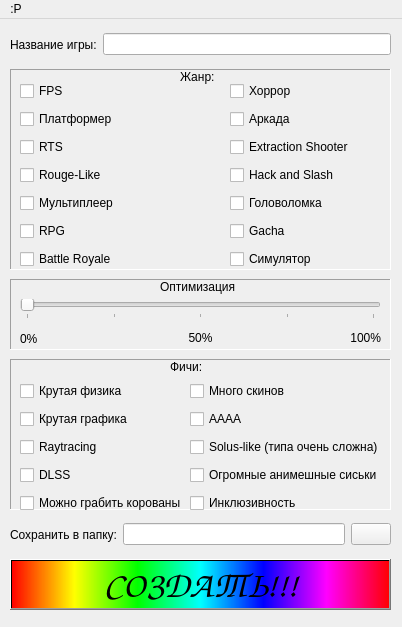
<?xml version="1.0" encoding="UTF-8"?>
<ui version="4.0">
 <class>MainWindow</class>
 <widget class="QMainWindow" name="MainWindow">
  <property name="geometry">
   <rect>
    <x>0</x>
    <y>0</y>
    <width>402</width>
    <height>627</height>
   </rect>
  </property>
  <property name="sizePolicy">
   <sizepolicy hsizetype="Preferred" vsizetype="Preferred">
    <horstretch>0</horstretch>
    <verstretch>0</verstretch>
   </sizepolicy>
  </property>
  <property name="windowTitle">
   <string>Генератор игр v0.01</string>
  </property>
  <property name="tabShape">
   <enum>QTabWidget::TabShape::Rounded</enum>
  </property>
  <widget class="QWidget" name="centralwidget">
   <widget class="QFrame" name="genre_fr">
    <property name="geometry">
     <rect>
      <x>10</x>
      <y>50</y>
      <width>381</width>
      <height>201</height>
     </rect>
    </property>
    <property name="autoFillBackground">
     <bool>false</bool>
    </property>
    <property name="frameShape">
     <enum>QFrame::Shape::Panel</enum>
    </property>
    <property name="frameShadow">
     <enum>QFrame::Shadow::Sunken</enum>
    </property>
    <widget class="QLabel" name="label">
     <property name="geometry">
      <rect>
       <x>170</x>
       <y>0</y>
       <width>49</width>
       <height>16</height>
      </rect>
     </property>
     <property name="text">
      <string>Жанр:</string>
     </property>
    </widget>
    <widget class="QWidget" name="verticalLayoutWidget">
     <property name="geometry">
      <rect>
       <x>10</x>
       <y>10</y>
       <width>160</width>
       <height>192</height>
      </rect>
     </property>
     <layout class="QVBoxLayout" name="genre">
      <item>
       <widget class="QCheckBox" name="checkBox_3">
        <property name="text">
         <string>FPS</string>
        </property>
       </widget>
      </item>
      <item>
       <widget class="QCheckBox" name="checkBox">
        <property name="text">
         <string>Платформер</string>
        </property>
       </widget>
      </item>
      <item>
       <widget class="QCheckBox" name="checkBox_2">
        <property name="text">
         <string>RTS</string>
        </property>
       </widget>
      </item>
      <item>
       <widget class="QCheckBox" name="checkBox_6">
        <property name="text">
         <string>Rouge-Like</string>
        </property>
       </widget>
      </item>
      <item>
       <widget class="QCheckBox" name="checkBox_5">
        <property name="text">
         <string>Мультиплеер</string>
        </property>
       </widget>
      </item>
      <item>
       <widget class="QCheckBox" name="checkBox_4">
        <property name="text">
         <string>RPG</string>
        </property>
       </widget>
      </item>
      <item>
       <widget class="QCheckBox" name="checkBox_7">
        <property name="text">
         <string>Battle Royale</string>
        </property>
       </widget>
      </item>
     </layout>
    </widget>
    <widget class="QWidget" name="verticalLayoutWidget_5">
     <property name="geometry">
      <rect>
       <x>220</x>
       <y>10</y>
       <width>151</width>
       <height>192</height>
      </rect>
     </property>
     <layout class="QVBoxLayout" name="genre_2">
      <item>
       <widget class="QCheckBox" name="checkBox_13">
        <property name="text">
         <string>Хоррор</string>
        </property>
       </widget>
      </item>
      <item>
       <widget class="QCheckBox" name="checkBox_14">
        <property name="text">
         <string>Аркада</string>
        </property>
       </widget>
      </item>
      <item>
       <widget class="QCheckBox" name="checkBox_15">
        <property name="text">
         <string>Extraction Shooter</string>
        </property>
       </widget>
      </item>
      <item>
       <widget class="QCheckBox" name="checkBox_16">
        <property name="text">
         <string>Hack and Slash</string>
        </property>
       </widget>
      </item>
      <item>
       <widget class="QCheckBox" name="checkBox_17">
        <property name="text">
         <string>Головоломка</string>
        </property>
       </widget>
      </item>
      <item>
       <widget class="QCheckBox" name="checkBox_18">
        <property name="text">
         <string>Gacha</string>
        </property>
       </widget>
      </item>
      <item>
       <widget class="QCheckBox" name="checkBox_19">
        <property name="text">
         <string>Симулятор</string>
        </property>
       </widget>
      </item>
     </layout>
    </widget>
   </widget>
   <widget class="QFrame" name="optimization">
    <property name="geometry">
     <rect>
      <x>10</x>
      <y>260</y>
      <width>381</width>
      <height>71</height>
     </rect>
    </property>
    <property name="frameShape">
     <enum>QFrame::Shape::Panel</enum>
    </property>
    <property name="frameShadow">
     <enum>QFrame::Shadow::Sunken</enum>
    </property>
    <widget class="QWidget" name="verticalLayoutWidget_2">
     <property name="geometry">
      <rect>
       <x>10</x>
       <y>20</y>
       <width>361</width>
       <height>53</height>
      </rect>
     </property>
     <layout class="QVBoxLayout" name="optimization_l">
      <property name="spacing">
       <number>6</number>
      </property>
      <item>
       <widget class="QSlider" name="optimization_slider">
        <property name="maximum">
         <number>4</number>
        </property>
        <property name="singleStep">
         <number>1</number>
        </property>
        <property name="pageStep">
         <number>1</number>
        </property>
        <property name="value">
         <number>0</number>
        </property>
        <property name="tracking">
         <bool>false</bool>
        </property>
        <property name="orientation">
         <enum>Qt::Orientation::Horizontal</enum>
        </property>
        <property name="invertedAppearance">
         <bool>false</bool>
        </property>
        <property name="invertedControls">
         <bool>false</bool>
        </property>
        <property name="tickPosition">
         <enum>QSlider::TickPosition::TicksBelow</enum>
        </property>
        <property name="tickInterval">
         <number>1</number>
        </property>
       </widget>
      </item>
      <item>
       <layout class="QHBoxLayout" name="percent_l">
        <item>
         <widget class="QLabel" name="zero">
          <property name="text">
           <string>0%</string>
          </property>
         </widget>
        </item>
        <item>
         <widget class="QLabel" name="fifty">
          <property name="text">
           <string>&lt;html&gt;&lt;head/&gt;&lt;body&gt;&lt;p align=&quot;center&quot;&gt;50%&lt;/p&gt;&lt;/body&gt;&lt;/html&gt;</string>
          </property>
         </widget>
        </item>
        <item>
         <widget class="QLabel" name="one_hundred">
          <property name="text">
           <string>&lt;html&gt;&lt;head/&gt;&lt;body&gt;&lt;p align=&quot;right&quot;&gt;100%&lt;/p&gt;&lt;/body&gt;&lt;/html&gt;</string>
          </property>
         </widget>
        </item>
       </layout>
      </item>
     </layout>
    </widget>
    <widget class="QLabel" name="label_5">
     <property name="geometry">
      <rect>
       <x>150</x>
       <y>0</y>
       <width>81</width>
       <height>16</height>
      </rect>
     </property>
     <property name="text">
      <string>Оптимизация</string>
     </property>
    </widget>
   </widget>
   <widget class="QFrame" name="features_fr">
    <property name="geometry">
     <rect>
      <x>10</x>
      <y>340</y>
      <width>381</width>
      <height>151</height>
     </rect>
    </property>
    <property name="frameShape">
     <enum>QFrame::Shape::Panel</enum>
    </property>
    <property name="frameShadow">
     <enum>QFrame::Shadow::Sunken</enum>
    </property>
    <widget class="QLabel" name="features_l">
     <property name="geometry">
      <rect>
       <x>160</x>
       <y>0</y>
       <width>49</width>
       <height>16</height>
      </rect>
     </property>
     <property name="text">
      <string>Фичи:</string>
     </property>
    </widget>
    <widget class="QWidget" name="verticalLayoutWidget_3">
     <property name="geometry">
      <rect>
       <x>10</x>
       <y>20</y>
       <width>172</width>
       <height>136</height>
      </rect>
     </property>
     <layout class="QVBoxLayout" name="features">
      <item>
       <widget class="QCheckBox" name="checkBox_10">
        <property name="text">
         <string>Крутая физика</string>
        </property>
       </widget>
      </item>
      <item>
       <widget class="QCheckBox" name="checkBox_11">
        <property name="text">
         <string>Крутая графика</string>
        </property>
       </widget>
      </item>
      <item>
       <widget class="QCheckBox" name="checkBox_8">
        <property name="text">
         <string>Raytracing</string>
        </property>
       </widget>
      </item>
      <item>
       <widget class="QCheckBox" name="checkBox_9">
        <property name="text">
         <string>DLSS</string>
        </property>
       </widget>
      </item>
      <item>
       <widget class="QCheckBox" name="checkBox_12">
        <property name="text">
         <string>Можно грабить корованы</string>
        </property>
       </widget>
      </item>
     </layout>
    </widget>
    <widget class="QWidget" name="verticalLayoutWidget_6">
     <property name="geometry">
      <rect>
       <x>180</x>
       <y>20</y>
       <width>201</width>
       <height>136</height>
      </rect>
     </property>
     <layout class="QVBoxLayout" name="features_2">
      <item>
       <widget class="QCheckBox" name="checkBox_20">
        <property name="text">
         <string>Много скинов</string>
        </property>
       </widget>
      </item>
      <item>
       <widget class="QCheckBox" name="checkBox_21">
        <property name="text">
         <string>AAAA</string>
        </property>
       </widget>
      </item>
      <item>
       <widget class="QCheckBox" name="checkBox_22">
        <property name="text">
         <string>Solus-like (типа очень сложна)</string>
        </property>
       </widget>
      </item>
      <item>
       <widget class="QCheckBox" name="checkBox_23">
        <property name="text">
         <string>Огромные анимешные сиськи</string>
        </property>
       </widget>
      </item>
      <item>
       <widget class="QCheckBox" name="checkBox_24">
        <property name="text">
         <string>Инклюзивность</string>
        </property>
       </widget>
      </item>
     </layout>
    </widget>
   </widget>
   <widget class="QWidget" name="horizontalLayoutWidget_2">
    <property name="geometry">
     <rect>
      <x>10</x>
      <y>10</y>
      <width>381</width>
      <height>31</height>
     </rect>
    </property>
    <layout class="QHBoxLayout" name="game_name">
     <item>
      <widget class="QLabel" name="name_label">
       <property name="text">
        <string>Название игры:</string>
       </property>
      </widget>
     </item>
     <item>
      <widget class="QLineEdit" name="name"/>
     </item>
    </layout>
   </widget>
   <widget class="QWidget" name="horizontalLayoutWidget_3">
    <property name="geometry">
     <rect>
      <x>10</x>
      <y>500</y>
      <width>381</width>
      <height>31</height>
     </rect>
    </property>
    <layout class="QHBoxLayout" name="game_save">
     <item>
      <widget class="QLabel" name="save_to_folder">
       <property name="text">
        <string>Сохранить в папку:</string>
       </property>
      </widget>
     </item>
     <item>
      <widget class="QLineEdit" name="path"/>
     </item>
     <item>
      <widget class="QPushButton" name="file_picker">
       <property name="text">
        <string/>
       </property>
       <property name="icon">
        <iconset theme="QIcon::ThemeIcon::FolderOpen"/>
       </property>
      </widget>
     </item>
    </layout>
   </widget>
   <widget class="QPushButton" name="create_b">
    <property name="geometry">
     <rect>
      <x>10</x>
      <y>540</y>
      <width>381</width>
      <height>51</height>
     </rect>
    </property>
    <property name="font">
     <font>
      <family>Comic Sans MS</family>
      <pointsize>28</pointsize>
      <bold>true</bold>
     </font>
    </property>
    <property name="styleSheet">
     <string notr="true">background-color: qlineargradient(spread:pad, x1:0, y1:0, x2:1, y2:0, stop:0 rgba(255, 0, 0, 255), stop:0.166 rgba(255, 255, 0, 255), stop:0.333 rgba(0, 255, 0, 255), stop:0.5 rgba(0, 255, 255, 255), stop:0.666 rgba(0, 0, 255, 255), stop:0.833 rgba(255, 0, 255, 255), stop:1 rgba(255, 0, 0, 255))</string>
    </property>
    <property name="text">
     <string>СОЗДАТЬ!!!</string>
    </property>
    <property name="checkable">
     <bool>false</bool>
    </property>
    <property name="flat">
     <bool>false</bool>
    </property>
   </widget>
  </widget>
  <widget class="QMenuBar" name="menubar">
   <property name="geometry">
    <rect>
     <x>0</x>
     <y>0</y>
     <width>402</width>
     <height>21</height>
    </rect>
   </property>
   <widget class="QMenu" name="menu_P">
    <property name="title">
     <string>:P</string>
    </property>
    <addaction name="action_prompt"/>
   </widget>
   <addaction name="menu_P"/>
  </widget>
  <action name="action_prompt">
   <property name="text">
    <string>Скопировать готовый prompt</string>
   </property>
  </action>
 </widget>
 <tabstops>
  <tabstop>name</tabstop>
  <tabstop>checkBox_3</tabstop>
  <tabstop>checkBox</tabstop>
  <tabstop>checkBox_2</tabstop>
  <tabstop>checkBox_6</tabstop>
  <tabstop>checkBox_5</tabstop>
  <tabstop>checkBox_4</tabstop>
  <tabstop>checkBox_7</tabstop>
  <tabstop>optimization_slider</tabstop>
  <tabstop>checkBox_10</tabstop>
  <tabstop>checkBox_11</tabstop>
  <tabstop>checkBox_8</tabstop>
  <tabstop>checkBox_9</tabstop>
  <tabstop>checkBox_12</tabstop>
  <tabstop>path</tabstop>
  <tabstop>file_picker</tabstop>
  <tabstop>create_b</tabstop>
 </tabstops>
 <resources/>
 <connections/>
</ui>
